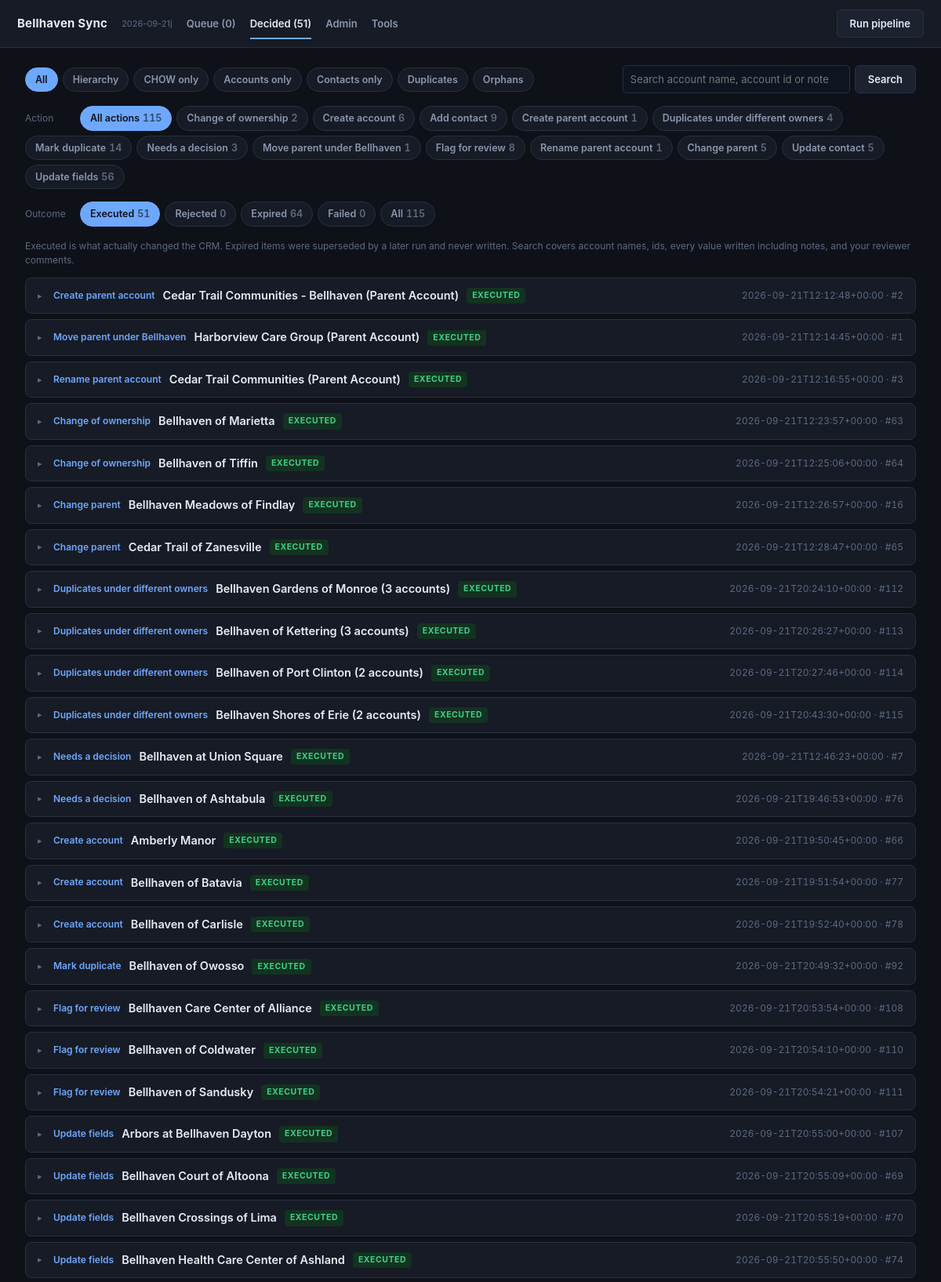
/decided (upper part), run on the app's committed database.
### tables this page shows
CREATE TABLE proposals (
    id             INTEGER PRIMARY KEY AUTOINCREMENT,
    fingerprint    TEXT NOT NULL UNIQUE,
    run_id         INTEGER,
    last_seen_run  INTEGER,
    type           TEXT NOT NULL,
    subject_id     TEXT NOT NULL,
    subject_label  TEXT,
    subject_kind   TEXT,
    account_id     TEXT,
    tier           TEXT,
    before_json    TEXT,
    target_json    TEXT,
    calls_json     TEXT,
    evidence_json  TEXT,
    editable_json  TEXT,
    status         TEXT NOT NULL DEFAULT 'pending',
    reviewer_note  TEXT,
    result_json    TEXT,
    created_at     TEXT,
    decided_at     TEXT
);

### app.py (the view)
@app.get("/decided", response_class=HTMLResponse)
def decided(request: Request, q: str = "", group: str = "all", kind: str = "",
            outcome: str = "executed", msg: str = ""):
    in_group = store.list_proposals("decided", group, q)
    kinds = {}
    for p in in_group:
        kinds[p["type"]] = kinds.get(p["type"], 0) + 1
    if kind not in kinds:
        kind = ""
    in_kind = [p for p in in_group if not kind or p["type"] == kind]
    outcomes = {o: sum(1 for p in in_kind if p["status"] == o)
                for o in store.DECIDED_OUTCOMES}
    shown = [p for p in in_kind if outcome == "all" or p["status"] == outcome]
    return _page(request, "decided.html", proposals=shown, group=group, q=q,
                 kind=kind, kinds=kinds, outcome=outcome, outcomes=outcomes,
                 total=len(in_kind), msg=msg)

### templates/decided.html (shortened to what this page needs)
{% extends "base.html" %}
{% set page = 'decided' %}
{% macro url(g=None, k=None, o=None) -%}
/decided?group={{ g if g is not none else group }}&kind={{ k if k is not none else kind }}&outcome={{ o if o is not none else outcome }}{% if q %}&q={{ q }}{% endif %}
{%- endmacro %}
{% block body %}
<div class="filters">
  {% for key, label in [('all','All'),('hierarchy','Hierarchy'),('chow','CHOW only'),
                        ('accounts','Accounts only'),('contacts','Contacts only'),
                        ('duplicates','Duplicates'),('orphans','Orphans')] %}
    <a class="chip {{ 'on' if group==key }}" href="{{ url(g=key, k='') }}">{{ label }}</a>
  {% endfor %}
  <form method="get" action="/decided" style="margin-left:auto;display:flex;gap:6px">
    <input type="text" name="q" value="{{ q }}"
           placeholder="Search account name, account id or note" style="width:290px">
    <button class="neutral">Search</button>
  </form>
</div>
{% if kinds %}
<div class="filters">
  <span class="dim" style="width:64px">Action</span>
  <a class="chip {{ 'on' if not kind }}" href="{{ url(k='') }}">All actions<span class="n">{{ kinds.values() | sum }}</span></a>
  {% for t, n in kinds | dictsort %}
    <a class="chip {{ 'on' if kind==t }}" href="{{ url(k=t) }}">{{ type_labels.get(t, t) }}<span class="n">{{ n }}</span></a>
  {% endfor %}
</div>
{% endif %}
<div class="filters">
  <span class="dim" style="width:64px">Outcome</span>
  {% for o, label in [('executed','Executed'),('rejected','Rejected'),('expired','Expired'),('failed','Failed')] %}
    <a class="chip {{ 'on' if outcome==o }}" href="{{ url(o=o) }}">{{ label }}<span class="n">{{ outcomes.get(o, 0) }}</span></a>
  {% endfor %}
  <a class="chip {{ 'on' if outcome=='all' }}" href="{{ url(o='all') }}">All<span class="n">{{ total }}</span></a>
</div>
<p class="dim">Executed is what actually changed the CRM. Expired items were
superseded by a later run and never written. Search covers account names, ids,
every value written including notes, and your reviewer comments.</p>
{% if not proposals %}
  <div class="empty">Nothing matches these filters.</div>
{% else %}
{% for p in proposals %}
<details class="item">
  <summary>
    <span class="caret">&#9656;</span>
    <span class="what">{{ type_labels.get(p.type, p.type) }}</span>
    <span class="who">{{ p.subject_label }}</span>
    <span class="tag t-{{ p.status }}">{{ p.status }}</span>
    <span class="sub">{{ p.decided_at }} &middot; #{{ p.id }}</span>
  </summary>
</details>
{% endfor %}
{% endif %}
{% endblock %}

### templates/base.html (shortened to what this page needs)
<!doctype html>
<html lang="en">
<head>
</head>
<body>
<header>
  <b>Bellhaven Sync</b><span class="build">{{ build }}</span>
  <nav>
    <a href="/pending" class="{{ 'on' if page=='pending' }}">Queue&nbsp;({{ counts.get('pending',0) }})</a>
    <a href="/decided" class="{{ 'on' if page=='decided' }}">Decided&nbsp;({{ counts.get('executed',0)+counts.get('rejected',0) }})</a>
    <a href="/admin" class="{{ 'on' if page=='admin' }}">Admin</a>
    <a href="/tools" class="{{ 'on' if page=='tools' }}">Tools</a>
  </nav>
  <form method="post" action="/run" style="margin-left:auto">
    <button class="neutral">Run pipeline</button>
  </form>
</header>
<main>
  {% block body %}{% endblock %}
</main>
</body>
</html>

### templates/base.html (style rules this page uses)
:root { --bg:#0e1118; --panel:#161b26; --panel-2:#1c2230; --line:#28303f; --ink:#e6ebf4; --muted:#8b97ad; --dim:#5d6a80; --accent:#6ea8fe; --ok:#3ecf8e; --warn:#e8b339; --bad:#f2607a; --violet:#a78bfa; }
* { box-sizing:border-box; }
body { margin:0;background:var(--bg);color:var(--ink); font:14.5px/1.55 -apple-system,BlinkMacSystemFont,"Segoe UI",Roboto,Helvetica,Arial,sans-serif; }
a { color:var(--accent); }
header { background:var(--panel);border-bottom:1px solid var(--line);padding:12px 22px; display:flex;gap:18px;align-items:center;flex-wrap:wrap;position:sticky;top:0;z-index:20; }
header b { font-size:15px;letter-spacing:.2px; }
header .build { color:var(--dim);font-size:11px; }
nav a { color:var(--muted);text-decoration:none;margin-right:14px;font-weight:600;font-size:13px; }
nav a.on { color:var(--ink);border-bottom:2px solid var(--accent);padding-bottom:10px; }
main { max-width:1180px;margin:22px auto;padding:0 22px 80px; }
.filters { display:flex;gap:6px;flex-wrap:wrap;align-items:center;margin-bottom:16px; }
.chip { display:inline-block;padding:5px 12px;border-radius:99px;font-size:12.5px; font-weight:600;text-decoration:none;color:var(--muted); background:var(--panel);border:1px solid var(--line); }
.chip.on { color:#0e1118;background:var(--accent);border-color:var(--accent); }
.chip .n { opacity:.65;margin-left:4px;font-variant-numeric:tabular-nums; }
.item { background:var(--panel);border:1px solid var(--line);border-radius:8px;margin-bottom:7px; }
.item>summary { cursor:pointer;list-style:none;padding:11px 15px;display:flex; gap:10px;align-items:center;flex-wrap:wrap; }
.caret { color:var(--dim);font-size:11px;width:10px; }
.what { font-weight:600;font-size:12px;color:var(--accent);white-space:nowrap; }
.who { font-weight:600; }
.sub { color:var(--dim);font-size:12px;margin-left:auto;font-variant-numeric:tabular-nums; }
.tag { display:inline-block;font-size:10.5px;font-weight:700;letter-spacing:.05em; text-transform:uppercase;padding:2px 7px;border-radius:4px; }
.t-executed { background:#12331f;color:var(--ok); }
input[type=text],textarea,select { width:100%;padding:6px 9px;border:1px solid var(--line); border-radius:5px;font:inherit;font-size:13px;background:#0f1520;color:var(--ink); }
button { font:inherit;font-weight:600;font-size:13px;padding:7px 16px;border-radius:6px; border:1px solid transparent;cursor:pointer; }
.neutral { background:var(--panel-2);color:var(--ink);border-color:var(--line); }
.dim { color:var(--dim);font-size:12px; }

### data on the page
proposals: get "Change of ownership", n "2", subject_label "Bellhaven of Marietta", status "EXECUTED", decided_at "2026-09-21T12:23:57+00:00", id "63"
proposals: get "Create account", n "6"
proposals: get "Add contact", n "9"
proposals: get "Create parent account", n "1", subject_label "Cedar Trail Communities - Bellhaven (Parent Account)", status "EXECUTED", decided_at "2026-09-21T12:12:48+00:00", id "2"
proposals: get "Duplicates under different owners", n "4", subject_label "Bellhaven Gardens of Monroe (3 accounts)", status "EXECUTED", decided_at "2026-09-21T20:24:10+00:00", id "112"
proposals: get "Mark duplicate", n "14"
proposals: get "Needs a decision", n "3", subject_label "Bellhaven at Union Square", status "EXECUTED", decided_at "2026-09-21T12:46:23+00:00", id "7"
proposals: get "Move parent under Bellhaven", n "1", subject_label "Harborview Care Group (Parent Account)", status "EXECUTED", decided_at "2026-09-21T12:14:45+00:00", id "1"
proposals: get "Flag for review", n "8"
proposals: get "Rename parent account", n "1", subject_label "Cedar Trail Communities (Parent Account)", status "EXECUTED", decided_at "2026-09-21T12:16:55+00:00", id "3"
proposals: get "Change parent", n "5", subject_label "Bellhaven Meadows of Findlay", status "EXECUTED", decided_at "2026-09-21T12:26:57+00:00", id "16"
proposals: get "Update contact", n "5"
proposals: get "Update fields", n "56"
proposals: get "Change of ownership", subject_label "Bellhaven of Tiffin", status "EXECUTED", decided_at "2026-09-21T12:25:06+00:00", id "64"
proposals: get "Change parent", subject_label "Cedar Trail of Zanesville", status "EXECUTED", decided_at "2026-09-21T12:28:47+00:00", id "65"
proposals: get "Duplicates under different owners", subject_label "Bellhaven of Kettering (3 accounts)", status "EXECUTED", decided_at "2026-09-21T20:26:27+00:00", id "113"
proposals: get "Duplicates under different owners", subject_label "Bellhaven of Port Clinton (2 accounts)", status "EXECUTED", decided_at "2026-09-21T20:27:46+00:00", id "114"
proposals: get "Duplicates under different owners", subject_label "Bellhaven Shores of Erie (2 accounts)", status "EXECUTED", decided_at "2026-09-21T20:43:30+00:00", id "115"
proposals: get "Needs a decision", subject_label "Bellhaven of Ashtabula", status "EXECUTED", decided_at "2026-09-21T19:46:53+00:00", id "76"
proposals: get "Create account", subject_label "Amberly Manor", status "EXECUTED", decided_at "2026-09-21T19:50:45+00:00", id "66"
proposals: get "Create account", subject_label "Bellhaven of Batavia", status "EXECUTED", decided_at "2026-09-21T19:51:54+00:00", id "77"
proposals: get "Create account", subject_label "Bellhaven of Carlisle", status "EXECUTED", decided_at "2026-09-21T19:52:40+00:00", id "78"
proposals: get "Mark duplicate", subject_label "Bellhaven of Owosso", status "EXECUTED", decided_at "2026-09-21T20:49:32+00:00", id "92"
proposals: get "Flag for review", subject_label "Bellhaven Care Center of Alliance", status "EXECUTED", decided_at "2026-09-21T20:53:54+00:00", id "108"
proposals: get "Flag for review", subject_label "Bellhaven of Coldwater", status "EXECUTED", decided_at "2026-09-21T20:54:10+00:00", id "110"
proposals: get "Flag for review", subject_label "Bellhaven of Sandusky", status "EXECUTED", decided_at "2026-09-21T20:54:21+00:00", id "111"
proposals: get "Update fields", subject_label "Arbors at Bellhaven Dayton", status "EXECUTED", decided_at "2026-09-21T20:55:00+00:00", id "107"
proposals: get "Update fields", subject_label "Bellhaven Court of Altoona", status "EXECUTED", decided_at "2026-09-21T20:55:09+00:00", id "69"
proposals: get "Update fields", subject_label "Bellhaven Crossings of Lima", status "EXECUTED", decided_at "2026-09-21T20:55:19+00:00", id "70"
proposals: get "Update fields", subject_label "Bellhaven Health Care Center of Ashland", status "EXECUTED", decided_at "2026-09-21T20:55:50+00:00", id "74"

### other printed values
{{ build }} "2026-09-21j"
{{ counts.get('pending',0) }} "0"
{{ counts.get('executed',0)+counts.get('rejected',0) }} "51"
{{ label }} "All" "Hierarchy" "CHOW only" "Accounts only" "Contacts only" "Duplicates" "Orphans"
{{ kinds.values() | sum }} "115"
{{ label }} "Executed" "Rejected" "Expired" "Failed"
{{ outcomes.get(o, 0) }} "51" "0" "64" "0"
{{ total }} "115"
